Frame 1 (no input): blank canvas, image omitted
Frame 60 (no input): blank canvas, image omitted
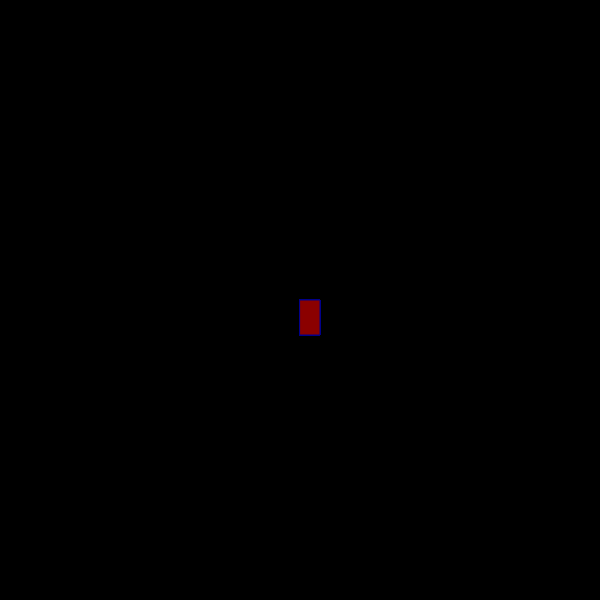
Frame 120 (the mouse pressed at the canvas centre since frame 60)

The p5.js sketch whose frames 1 and 60 were blank and that drew this single picture after the mouse press (run headless with seeded random() and noise() and a simulated clock; from frame 60 on, the mouse is pressed at the canvas centre):

// p5.js sketch
// ── sketch.js
function setup() {
    createCanvas(600, 600);
  background("black");
  }
  
  function draw() {
  
  
  stroke ("darkblue")
  fill ("darkred")
  
   // console.log(mouseIsPressed);
    
    if (mouseIsPressed) {     
     rect(mouseX, mouseY, 20, 35);
    } 
  }
  
